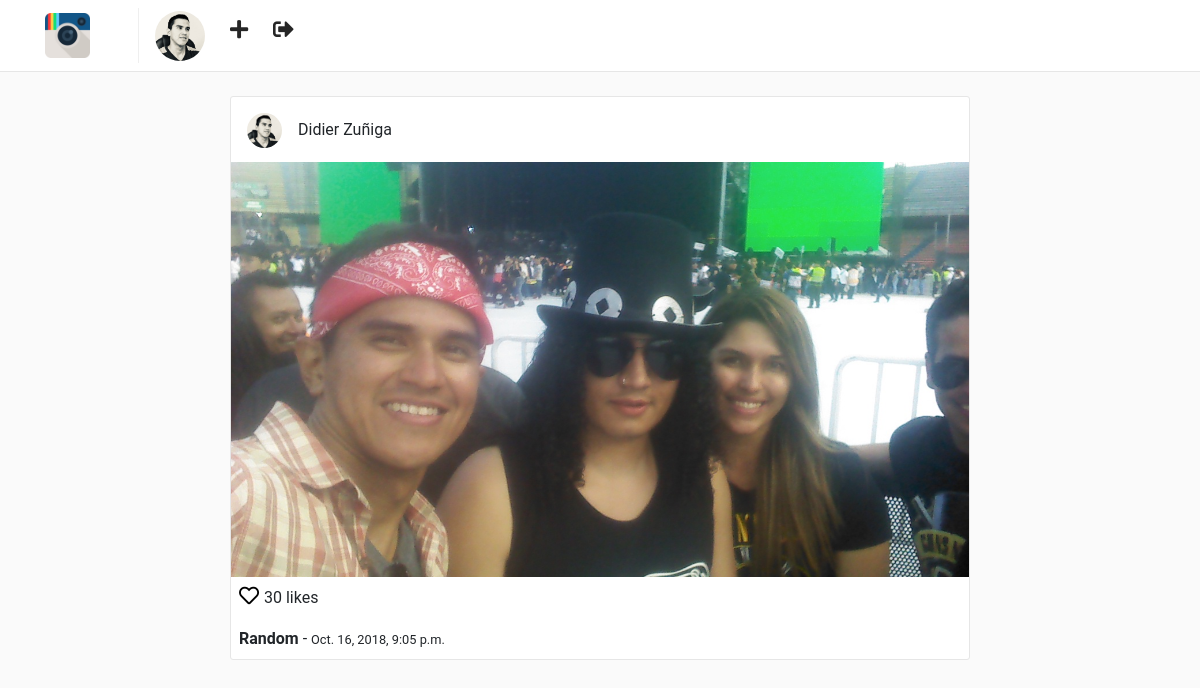
The page /posts/6/ (signed in) on the database its author committed.
### users/models.py (models this page shows, shortened)
class Profile(models.Model):
	user = models.OneToOneField(User, on_delete=models.CASCADE)
	website = models.URLField(max_length=200, blank=True)
	biography = models.TextField(blank=True)
	phone_number = models.CharField(max_length=20, blank=True)
	picture = models.ImageField(upload_to='users/pictures', blank=True, null=True)
	created = models.DateTimeField(auto_now_add=True)
	modified = models.DateTimeField(auto_now=True)

### posts/models.py (models this page shows, shortened)
class Post(models.Model):
	user = models.ForeignKey(User, on_delete=models.CASCADE)
	profile = models.ForeignKey('users.Profile', on_delete=models.CASCADE)
	title = models.CharField(max_length=255)
	photo = models.ImageField(upload_to='posts/photos')
	created = models.DateTimeField(auto_now_add=True)
	modified = models.DateTimeField(auto_now=True)

### posts/views.py (the view)
class PostDetailView(LoginRequiredMixin, DetailView):
	template_name = 'posts/detail.html'
	queryset = Post.objects.all()
	context_object_name = 'post'

### templates/posts/detail.html (shortened to what this page needs)
{% extends 'base.html' %}
{% block container %}
    <div class="container">
        <div class="row">
            {% include 'posts/post_card.html' %}
        </div>
    </div>
{% endblock %}

### templates/nav.html
{% load static %}
<nav class="navbar navbar-expand-lg fixed-top" id="main-navbar">
	<div class="container">
		<a class="navbar-brand pr-5" style="border-right: 1px solid #efefef;" href="{% url 'posts:feed' %}">
			<img src="{% static "img/instagram.png" %}" height="45" class="d-inline-block align-top"/>
		</a>
		<div class="collapse navbar-collapse">
			<ul class="navbar-nav mr-auto">
				<li class="nav-item">
					<a href="{% url 'users:detail' request.user.username %}">
						{% if request.user.profile.picture %}
							<img src="{{ request.user.profile.picture.url }}" class="rounded-circle" height="50" />
						{% else %}
							<img src="{% static 'img/default-profile.png' %}" class="rounded-circle" height="50" />
						{% endif %}
					</a>
				</li>
				<li class="nav-item nav-icon">
					<a href="{% url 'posts:create' %}">
						<i class="fas fa-plus"></i>
					</a>
				</li>
				<li class="nav-item nav-icon">
					<a href="{% url 'users:logout' %}">
						<i class="fas fa-sign-out-alt"></i>
					</a>
				</li>
			</ul>
		</div>
	</div>
</nav>

### templates/posts/post_card.html
<div class="col-sm-12 col-md-8 offset-md-2 mt-5 p-0 post-container">
    <div class="media pt-3 pl-3 pb-1">
        <a href="{% url "users:detail" post.user.username %}">
            <img class="mr-3 rounded-circle" height="35" src="{{ post.profile.picture.url }}" alt="{{ post.user.get_full_name }}">
        </a>
        <div class="media-body">
            <p style="margin-top: 5px;">{{ post.user.get_full_name  }}</p>
        </div>
    </div>
    <img style="width: 100%;" src="{{ post.photo.url }}" alt="{{ post.title }}">
    <p class="mt-1 ml-2" >
        <a href="" style="color: #000; font-size: 20px;">
            <i class="far fa-heart"></i>
        </a> 30 likes
    </p>
    <p class="ml-2 mt-0 mb-2">
        <b>{{ post.title }}</b> - <small>{{ post.created }}</small>
    </p>
</div>

### static/css/main.css (style rules this page uses)
html, body { background: #fafafa; height: 100%; width: 100%; font-family: 'Roboto', sans-serif; }
#main-navbar { background: #fff; border-bottom: 1px solid rgba(0,0,0,.0975); }
.post-container { background: #fff; border: 1px solid #e6e6e6; border-radius: 3px; }
.nav-icon a { color: #262626; font-size: 1.3em; display: block; margin-top: .2em; margin-left: 1.2em; font-weight: 100; }

### rows shown on the page
Post: profile.picture (picture), user.get_full_name "Didier Zuñiga", photo (picture), title "Random", created "Oct. 16, 2018, 9:05 p.m."
